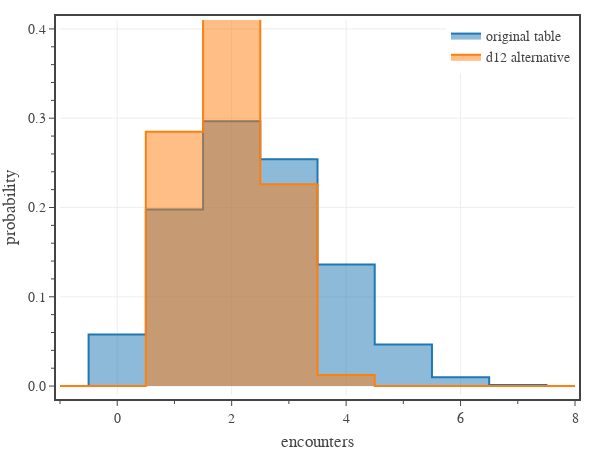

This figure's notebook cell:
### Code cell
# Unused figure: Compares the probability distribution for a d12 approximate table with that of the original table.
# create figure
fig = go.Figure(
    layout=go.Layout(
        template=tfb.FIG_TEMPLATE,
        xaxis=dict(
            title_text='encounters',
            range=[-1, 8],
            tick0=0, dtick=2,
            minor=dict(tick0=0, dtick=1),
        ),
        yaxis=dict(
            title_text='probability',
            range=[-0.01,0.41],
            tickformat='.1f',
            tick0=0, dtick=0.1,
            minor=dict(tick0=0, dtick=0.02),
        ),
        legend=dict(
            xanchor='right', yanchor='top',
            x=1.00, y=1.00,
            orientation='v',
            tracegroupgap=0,
        )
    )
)

travel_days = 8
p_enc = 0.3
p_non = 0.7

# original table
d = Die({0: 7, 1: 3})
rolls = days @ d
keys = list(range(-1, days+2))

encounters = np.array(keys)
probs = np.array([rolls.probability(k) for k in keys])
fig.add_trace(go.Scatter(
    x=encounters,
    y=probs,
    name=f'original table',
    line_shape='hvh',
    fill='tozeroy',
    mode='lines',
    hovertemplate=
        f'<b>{days} days</b><br>'+
        'encounters %{x:.0f}<br>'+
        'probability %{y:.1%}<extra></extra>',
))
e_mean = np.dot(probs, encounters)
e_var  = np.dot(probs, (encounters - e_mean)**2)
print(f'mean={e_mean:.2f}; std={np.sqrt(e_var):.2f}')

# alternative encounter table
die_size = 12
#d_dict = convert_die(die_size, p_enc)
d_dict = convert_die(die_size, p_enc, n0=2, n1=8)
d = Die(d_dict)
probs = []
last_prob = 0
encounters = list(range(-1, travel_days + 1))
for enc in encounters:
    rolls = (enc+1) @ d
    rolls = rolls.clip(0, 9)
    probs += [rolls.probability(9) - last_prob]
    last_prob = rolls.probability(9)

encounters = np.array(encounters)
probs = np.array(probs)
fig.add_trace(go.Scatter(
    x=encounters,
    y=probs,
    name=f'd{die_size} alternative',
    line_shape='hvh',
    fill='tozeroy',
    mode='lines',
    hovertemplate=
        f'<b>d{die_size}</b><br>'+
        'encounters %{x:.0f}<br>'+
        'probability %{y:.1%}<extra></extra>',
))
e_mean = np.dot(probs, encounters)
e_var  = np.dot(probs, (encounters - e_mean)**2)
print(f'mean={e_mean:.2f}; std={np.sqrt(e_var):.2f}')


# show figure
fig.update_layout(width=600, height=450)
fig.show(config=tfb.FIG_CONFIG)

# save figures
if SAVEFIGS and False:
    fig.update_layout(autosize=True, width=None, height=None)
    tfb.save_fig_html(fig, format='large', name=f'./fig-example-d{die_size}-encounter-distribution-large')
    tfb.save_fig_html(fig, format='small', name=f'./fig-example-d{die_size}-encounter-distribution-small')

# save tables
if SAVETABS and False:
    df = construct_dataframe(d_dict)
    df.to_html(
        f'./tab-alt-d{die_size}.html', 
        columns=[f'1d{die_size}','Days'],
        index=False, 
        classes='wide', 
        border=0,
    )

### Figure 1 — Plotly figure (JSON) as saved in the notebook; plotly's stock layout.template omitted (floating-point values rounded to 4 significant figures)
{"data": [{"fill": "tozeroy", "hovertemplate": "<b>8 days</b><br>encounters %{x:.0f}<br>probability %{y:.1%}<extra></extra>", "line": {"shape": "hvh"}, "mode": "lines", "name": "original table", "type": "scatter", "x": [-1, 0, 1, 2, 3, 4, 5, 6, 7, 8, 9], "y": [0, 0.05765, 0.1977, 0.2965, 0.2541, 0.1361, 0.04668, 0.01, 0.001225, 6.561e-05, 0]}, {"fill": "tozeroy", "hovertemplate": "<b>d12</b><br>encounters %{x:.0f}<br>probability %{y:.1%}<extra></extra>", "line": {"shape": "hvh"}, "mode": "lines", "name": "d12 alternative", "type": "scatter", "x": [-1, 0, 1, 2, 3, 4, 5, 6, 7, 8], "y": [0, 0, 0.2847, 0.4769, 0.2261, 0.01235, 0, 0, 0, 0]}], "layout": {"height": 450, "legend": {"orientation": "v", "tracegroupgap": 0, "x": 1, "xanchor": "right", "y": 1, "yanchor": "top"}, "width": 600, "xaxis": {"dtick": 2, "minor": {"dtick": 1, "tick0": 0}, "range": [-1, 8], "tick0": 0, "title": {"text": "encounters"}}, "yaxis": {"dtick": 0.1, "minor": {"dtick": 0.02, "tick0": 0}, "range": [-0.01, 0.41], "tick0": 0, "tickformat": ".1f", "title": {"text": "probability"}}}}
